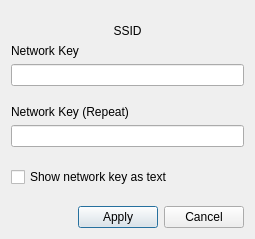
<?xml version="1.0" encoding="UTF-8"?>
<ui version="4.0">
 <class>netKey</class>
 <widget class="QDialog" name="netKey">
  <property name="geometry">
   <rect>
    <x>0</x>
    <y>0</y>
    <width>255</width>
    <height>239</height>
   </rect>
  </property>
  <property name="windowTitle">
   <string>Please Enter Network Key</string>
  </property>
  <layout class="QVBoxLayout" name="verticalLayout_2">
   <item>
    <spacer name="verticalSpacer_2">
     <property name="orientation">
      <enum>Qt::Vertical</enum>
     </property>
     <property name="sizeHint" stdset="0">
      <size>
       <width>20</width>
       <height>40</height>
      </size>
     </property>
    </spacer>
   </item>
   <item>
    <widget class="QLabel" name="labelssid">
     <property name="layoutDirection">
      <enum>Qt::LeftToRight</enum>
     </property>
     <property name="text">
      <string>SSID</string>
     </property>
     <property name="alignment">
      <set>Qt::AlignCenter</set>
     </property>
    </widget>
   </item>
   <item>
    <widget class="QLabel" name="label">
     <property name="text">
      <string>Network Key</string>
     </property>
    </widget>
   </item>
   <item>
    <widget class="QLineEdit" name="lineKey2"/>
   </item>
   <item>
    <spacer name="verticalSpacer_4">
     <property name="orientation">
      <enum>Qt::Vertical</enum>
     </property>
     <property name="sizeHint" stdset="0">
      <size>
       <width>20</width>
       <height>40</height>
      </size>
     </property>
    </spacer>
   </item>
   <item>
    <widget class="QLabel" name="label_2">
     <property name="text">
      <string>Network Key (Repeat)</string>
     </property>
    </widget>
   </item>
   <item>
    <widget class="QLineEdit" name="lineKey"/>
   </item>
   <item>
    <spacer name="verticalSpacer">
     <property name="orientation">
      <enum>Qt::Vertical</enum>
     </property>
     <property name="sizeHint" stdset="0">
      <size>
       <width>20</width>
       <height>40</height>
      </size>
     </property>
    </spacer>
   </item>
   <item>
    <widget class="QCheckBox" name="checkShowKey">
     <property name="text">
      <string>Show network key as text</string>
     </property>
    </widget>
   </item>
   <item>
    <spacer name="verticalSpacer_3">
     <property name="orientation">
      <enum>Qt::Vertical</enum>
     </property>
     <property name="sizeHint" stdset="0">
      <size>
       <width>20</width>
       <height>40</height>
      </size>
     </property>
    </spacer>
   </item>
   <item>
    <layout class="QHBoxLayout" name="horizontalLayout">
     <item>
      <spacer name="horizontalSpacer">
       <property name="orientation">
        <enum>Qt::Horizontal</enum>
       </property>
       <property name="sizeHint" stdset="0">
        <size>
         <width>40</width>
         <height>20</height>
        </size>
       </property>
      </spacer>
     </item>
     <item>
      <widget class="QPushButton" name="pushApply">
       <property name="text">
        <string>Apply</string>
       </property>
      </widget>
     </item>
     <item>
      <widget class="QPushButton" name="pushCancel">
       <property name="text">
        <string>Cancel</string>
       </property>
      </widget>
     </item>
    </layout>
   </item>
  </layout>
 </widget>
 <resources/>
 <connections/>
</ui>
